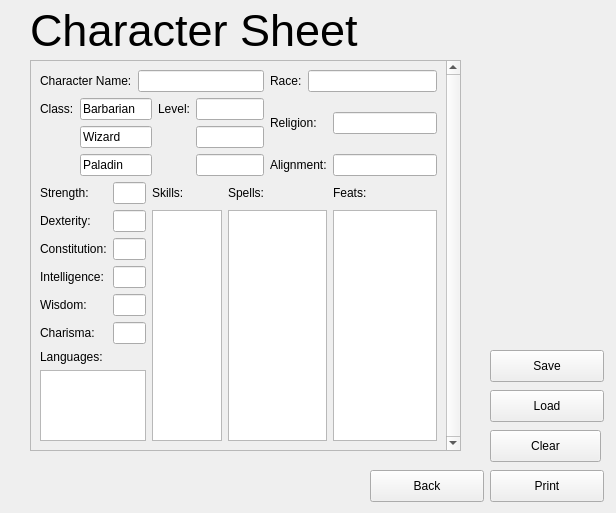
<?xml version="1.0" encoding="UTF-8"?>
<ui version="4.0">
 <class>CharacterSheet</class>
 <widget class="QWidget" name="CharacterSheet">
  <property name="geometry">
   <rect>
    <x>0</x>
    <y>0</y>
    <width>616</width>
    <height>513</height>
   </rect>
  </property>
  <property name="windowTitle">
   <string>Form</string>
  </property>
  <widget class="QPushButton" name="btnBack">
   <property name="geometry">
    <rect>
     <x>370</x>
     <y>470</y>
     <width>114</width>
     <height>32</height>
    </rect>
   </property>
   <property name="text">
    <string>Back</string>
   </property>
  </widget>
  <widget class="QLabel" name="lblTitle">
   <property name="geometry">
    <rect>
     <x>30</x>
     <y>10</y>
     <width>351</width>
     <height>41</height>
    </rect>
   </property>
   <property name="font">
    <font>
     <family>Arial</family>
     <pointsize>34</pointsize>
    </font>
   </property>
   <property name="text">
    <string>Character Sheet</string>
   </property>
  </widget>
  <widget class="QPushButton" name="pushButton">
   <property name="geometry">
    <rect>
     <x>490</x>
     <y>350</y>
     <width>114</width>
     <height>32</height>
    </rect>
   </property>
   <property name="text">
    <string>Save</string>
   </property>
  </widget>
  <widget class="QPushButton" name="loadBtn">
   <property name="geometry">
    <rect>
     <x>490</x>
     <y>390</y>
     <width>114</width>
     <height>32</height>
    </rect>
   </property>
   <property name="text">
    <string>Load</string>
   </property>
  </widget>
  <widget class="QPushButton" name="pushButton_4">
   <property name="geometry">
    <rect>
     <x>490</x>
     <y>470</y>
     <width>114</width>
     <height>32</height>
    </rect>
   </property>
   <property name="text">
    <string>Print</string>
   </property>
  </widget>
  <widget class="QPushButton" name="clearBtn">
   <property name="geometry">
    <rect>
     <x>490</x>
     <y>430</y>
     <width>111</width>
     <height>32</height>
    </rect>
   </property>
   <property name="text">
    <string>Clear</string>
   </property>
  </widget>
  <widget class="QScrollArea" name="scrollArea">
   <property name="geometry">
    <rect>
     <x>30</x>
     <y>60</y>
     <width>431</width>
     <height>391</height>
    </rect>
   </property>
   <property name="verticalScrollBarPolicy">
    <enum>Qt::ScrollBarAlwaysOn</enum>
   </property>
   <property name="widgetResizable">
    <bool>true</bool>
   </property>
   <widget class="QWidget" name="scrollAreaWidgetContents">
    <property name="geometry">
     <rect>
      <x>0</x>
      <y>0</y>
      <width>408</width>
      <height>385</height>
     </rect>
    </property>
    <layout class="QGridLayout" name="gridLayout">
     <item row="3" column="8" colspan="2">
      <widget class="QLabel" name="label_6">
       <property name="text">
        <string>Alignment:</string>
       </property>
      </widget>
     </item>
     <item row="2" column="6" colspan="2">
      <widget class="QLineEdit" name="Wizlvl"/>
     </item>
     <item row="8" column="2" colspan="2">
      <widget class="QLineEdit" name="wis"/>
     </item>
     <item row="10" column="0" colspan="2">
      <widget class="QLabel" name="label_16">
       <property name="text">
        <string>Languages:</string>
       </property>
      </widget>
     </item>
     <item row="8" column="0" colspan="2">
      <widget class="QLabel" name="label_12">
       <property name="text">
        <string>Wisdom:</string>
       </property>
      </widget>
     </item>
     <item row="11" column="0" colspan="4">
      <widget class="QTextEdit" name="languages"/>
     </item>
     <item row="4" column="2" colspan="2">
      <widget class="QLineEdit" name="str"/>
     </item>
     <item row="5" column="0" colspan="2">
      <widget class="QLabel" name="label_9">
       <property name="text">
        <string>Dexterity:</string>
       </property>
      </widget>
     </item>
     <item row="1" column="1" colspan="4">
      <widget class="QLineEdit" name="lineEdit_3">
       <property name="text">
        <string>Barbarian</string>
       </property>
      </widget>
     </item>
     <item row="1" column="0">
      <widget class="QLabel" name="label_4">
       <property name="text">
        <string>Class:</string>
       </property>
      </widget>
     </item>
     <item row="1" column="8" rowspan="2" colspan="2">
      <widget class="QLabel" name="label_7">
       <property name="text">
        <string>Religion:</string>
       </property>
      </widget>
     </item>
     <item row="6" column="2" colspan="2">
      <widget class="QLineEdit" name="con"/>
     </item>
     <item row="5" column="2" colspan="2">
      <widget class="QLineEdit" name="dex"/>
     </item>
     <item row="7" column="0" colspan="2">
      <widget class="QLabel" name="label_11">
       <property name="text">
        <string>Intelligence:</string>
       </property>
      </widget>
     </item>
     <item row="9" column="2" colspan="2">
      <widget class="QLineEdit" name="cha"/>
     </item>
     <item row="1" column="6" colspan="2">
      <widget class="QLineEdit" name="Barblvl"/>
     </item>
     <item row="3" column="10">
      <widget class="QLineEdit" name="alignment"/>
     </item>
     <item row="3" column="6" colspan="2">
      <widget class="QLineEdit" name="Pallvl"/>
     </item>
     <item row="9" column="0" colspan="2">
      <widget class="QLabel" name="label_13">
       <property name="text">
        <string>Charisma:</string>
       </property>
      </widget>
     </item>
     <item row="0" column="9" colspan="2">
      <widget class="QLineEdit" name="race"/>
     </item>
     <item row="4" column="0" colspan="2">
      <widget class="QLabel" name="label_8">
       <property name="text">
        <string>Strength:</string>
       </property>
      </widget>
     </item>
     <item row="1" column="5">
      <widget class="QLabel" name="label_5">
       <property name="text">
        <string>Level:</string>
       </property>
      </widget>
     </item>
     <item row="5" column="10" rowspan="7">
      <widget class="QTextEdit" name="feats"/>
     </item>
     <item row="6" column="0" colspan="2">
      <widget class="QLabel" name="label_10">
       <property name="text">
        <string>Constitution:</string>
       </property>
      </widget>
     </item>
     <item row="5" column="4" rowspan="7" colspan="3">
      <widget class="QTextEdit" name="skills"/>
     </item>
     <item row="4" column="10">
      <widget class="QLabel" name="label_17">
       <property name="text">
        <string>Feats:</string>
       </property>
      </widget>
     </item>
     <item row="7" column="2" colspan="2">
      <widget class="QLineEdit" name="intel"/>
     </item>
     <item row="3" column="1" colspan="4">
      <widget class="QLineEdit" name="lineEdit_14">
       <property name="text">
        <string>Paladin</string>
       </property>
      </widget>
     </item>
     <item row="4" column="4" colspan="2">
      <widget class="QLabel" name="label_14">
       <property name="text">
        <string>Skills:</string>
       </property>
      </widget>
     </item>
     <item row="2" column="1" colspan="4">
      <widget class="QLineEdit" name="lineEdit_13">
       <property name="text">
        <string>Wizard</string>
       </property>
      </widget>
     </item>
     <item row="1" column="10" rowspan="2">
      <widget class="QLineEdit" name="religion"/>
     </item>
     <item row="0" column="0" colspan="3">
      <widget class="QLabel" name="label">
       <property name="text">
        <string>Character Name:</string>
       </property>
      </widget>
     </item>
     <item row="4" column="7">
      <widget class="QLabel" name="label_15">
       <property name="text">
        <string>Spells:</string>
       </property>
      </widget>
     </item>
     <item row="0" column="8">
      <widget class="QLabel" name="label_3">
       <property name="text">
        <string>Race:</string>
       </property>
      </widget>
     </item>
     <item row="0" column="3" colspan="5">
      <widget class="QLineEdit" name="name"/>
     </item>
     <item row="5" column="7" rowspan="7" colspan="3">
      <widget class="QTextEdit" name="spells"/>
     </item>
    </layout>
   </widget>
  </widget>
 </widget>
 <resources/>
 <connections/>
</ui>
